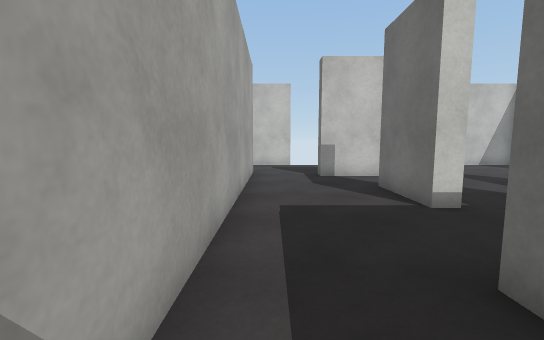
[1] (above)

20 first-person views from a walk through a scene from a Unity 3-D project. The camera is 1.3 m above the floor, tilts 6° down and sees 90° across. The floor is counted in squares, 1 m on a side. Each view is taken from the middle of a square. On the plan, view 1 faces up. The plan holds only what a view shows up to about 13 squares ahead; the rest is blank. The player is left out. Surface patterns are stand-ins for the level's own textures.

[2]
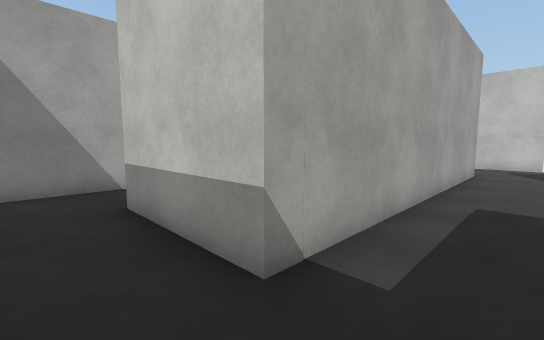

[3]
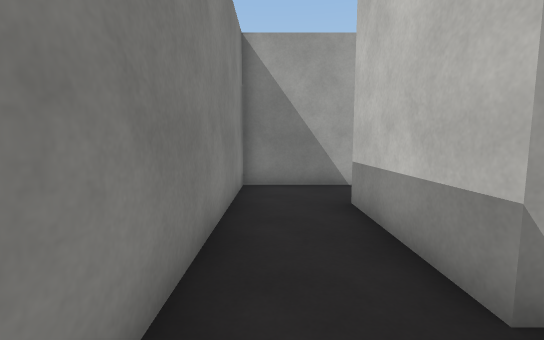

[4]
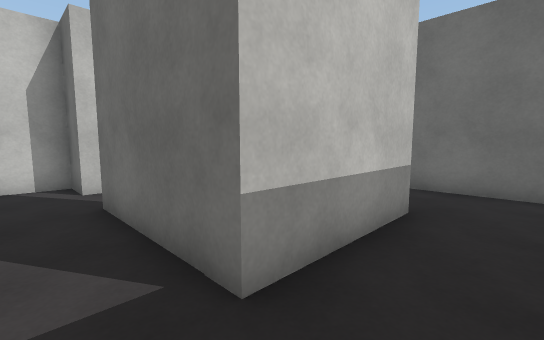

[5]
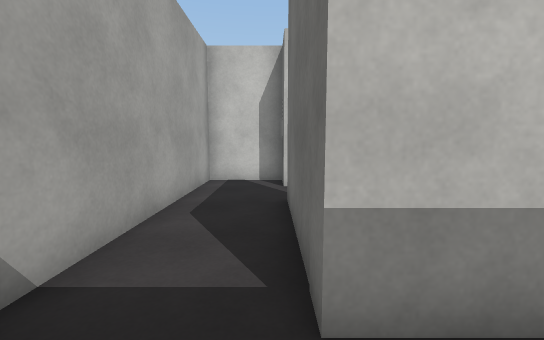

[6]
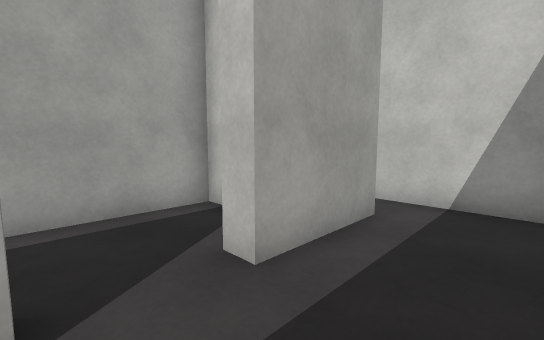

[7]
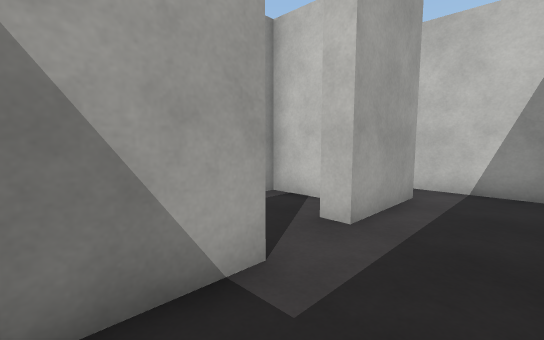

[8]
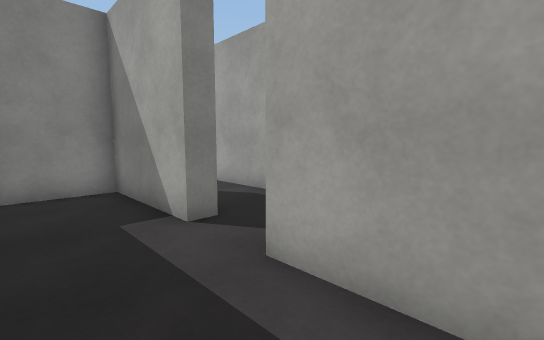

[9]
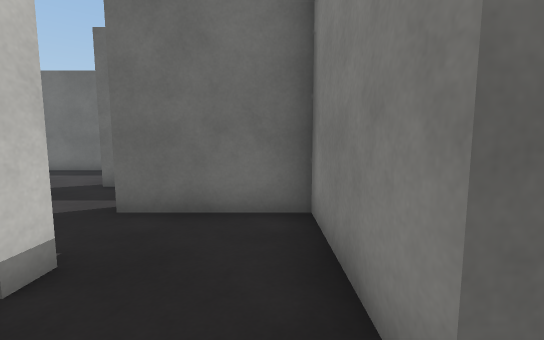

[10]
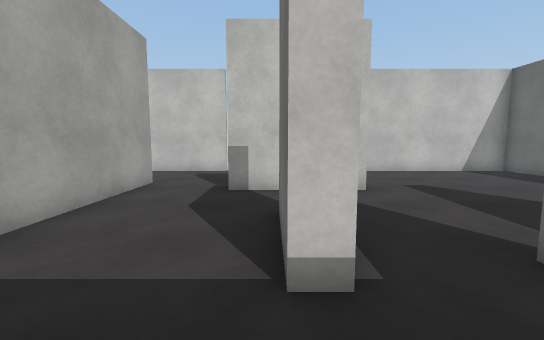

[11]
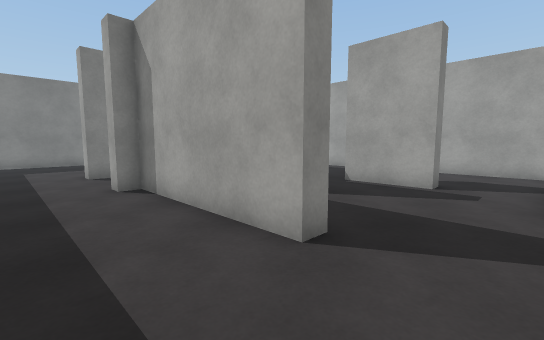

[12]
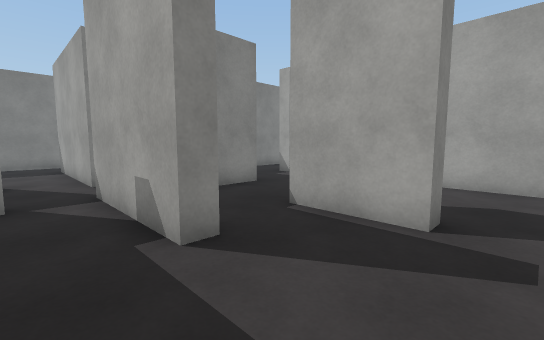

[13]
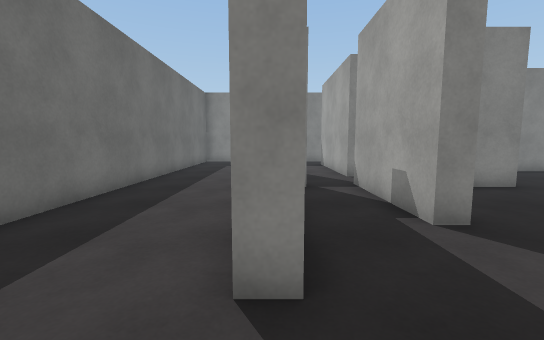

[14]
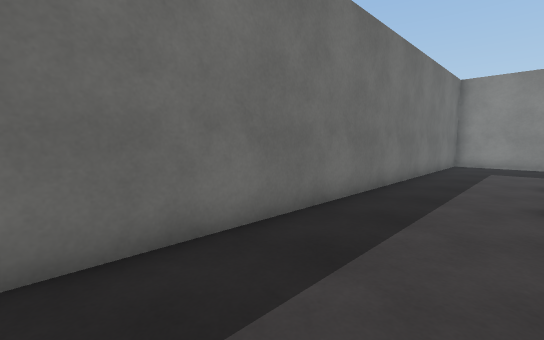

[15]
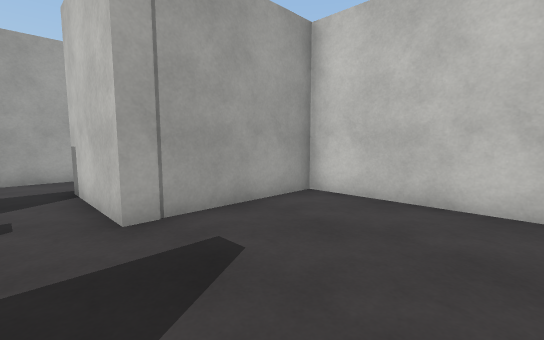

[16]
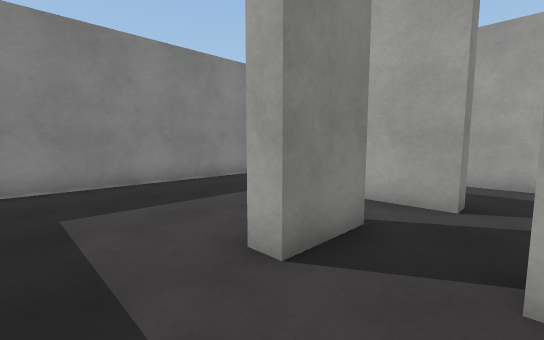

[17]
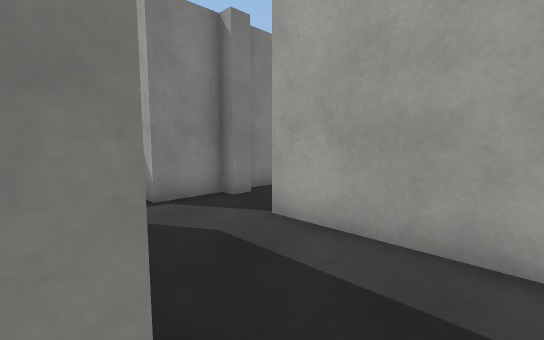

[18]
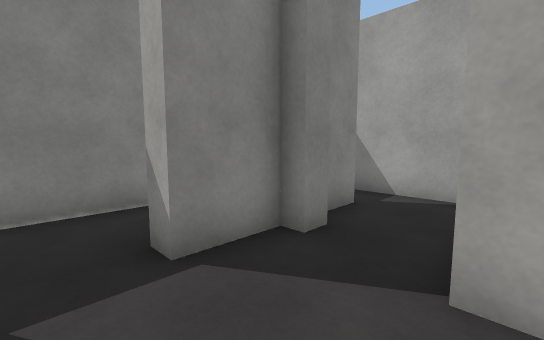

[19]
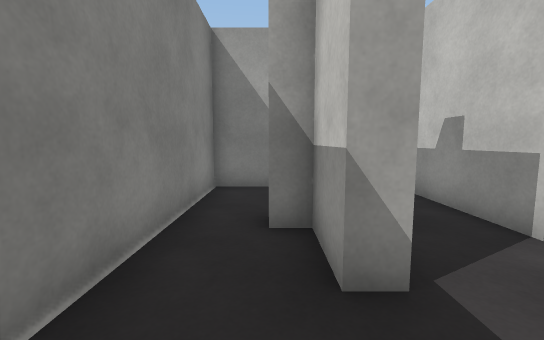

[20]
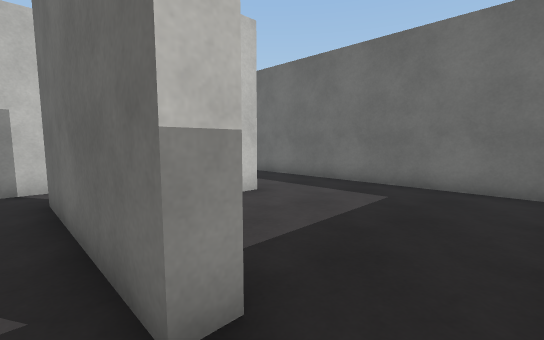

### Floor plan
Points are (right, up) in squares from view 1. A wall is a line through its corners. A room is listed if a view was taken in it or the views show most of it. See-through windows are left out.
Room 1 (views 1, 2, 3, 4, 5)
walls: (-0.8, 0.7) (-4.7, 0.7) (-4.7, 5); (2, -1.1) (2, 0.6); (-4.7, 6.8) (-4.7, 8.2) (-7.1, 8.2) (-7.1, -1.9) (0.2, -1.9)
ways out: opening at (-4.5, 6) to room 2; opening at (0.5, 1.5) to room 3
Room 2 (views 6, 7, 8)
walls: (-4.7, 5) (-4.1, 5) (-4.1, 1.3) (-1.9, 1.3); (-4.1, 9.8) (-4.1, 6.8) (-4.7, 6.8); (-1.9, 11) (-4.8, 11)
ways out: opening at (-4.5, 6) to room 1
Room 3 (views 9, 10)
walls: (3.7, 5.2) (3.1, 5.2) (3.1, 7.9); (2, 0.6) (2, 2.3) (5.9, 2.3) (5.9, 5.9); (-0.8, 9.6) (-0.8, 0.7)
ways out: opening at (0.5, 1.5) to room 1; opening at (3.5, 9) to room 4; opening at (5, 6) to room 4; opening at (0.5, 10.5)
Room 4 (views 11, 12, 13, 14, 15, 16, 17, 19)
walls: (5.9, 5.9) (6.5, 5.9) (6.5, 1.6); (8.6, 7.9) (9.3, 7.9) (9.3, 2.3) (9.9, 2.3) (9.9, 1.6); (5.6, 0) (6.2, 0) (6.2, -5.5) (5.6, -5.5); (8, -0.9) (9.9, -0.9) (9.9, -1.5) (9.4, -1.5); (3.1, 7.9) (3.7, 7.9) (3.7, 5.2); (13.2, 10.6) (13.2, 15) (5.5, 15) (5.5, 10.2) (2, 10.2); (5.4, -7.7) (12.1, -7.7); (13.2, -7.1) (13.2, 9.1)
ways out: opening at (3.5, 9) to room 3; opening at (5, 6) to room 3; opening at (6, 0.5) to room 5; opening at (6, -6.5) to room 6
Room 5 (view 18)
walls: (1.4, -4.3) (2, -4.3) (2, -4.8) (3.7, -4.8) (3.7, -5.5); (2.6, 1.1) (2.6, -2.4) (-0.8, -2.4); (5.6, -5.5) (5.6, 0); (-0.4, -4.8) (1.1, -4.8); (5.9, 1.7) (4.9, 1.7); (-1.8, -3.1) (-1.8, -5.5)
ways out: opening at (6, 0.5) to room 4; opening at (4.5, -5) to room 6; opening at (-1, -5) to room 7
Room 6 (view 20)
walls: (3.7, -5.5) (2, -5.5) (2, -6.1); (2.4, -7.7) (5.4, -7.7)
ways out: opening at (6, -6.5) to room 4; opening at (4.5, -5) to room 5; opening at (2, -7) to room 7
Room 7 (no view inside)
walls: (-1.8, -5.5) (-1.8, -7.7) (2.4, -7.7)
ways out: opening at (-1, -5) to room 5; opening at (2, -7) to room 6

Where each view was taken, in squares from view 1:
view 1: 0 up, 0 right, facing up
view 2: 1 down, 1 right, facing up-left
view 3: 1 down, 1 right, facing left
view 4: 1 down, 6 left, facing up-right
view 5: 1 down, 5 left, facing up
view 6: 5 up, 2 left, facing up-left
view 7: 3 up, 2 left, facing up-left
view 8: 9 up, 2 left, facing down-left
view 9: 3 up, 1 right, facing right
view 10: 3 up, 3 right, facing up
view 11: 10 up, 12 right, facing down-left
view 12: 9 up, 8 right, facing down-left
view 13: 10 up, 9 right, facing down
view 14: 9 up, 10 right, facing down-right
view 15: 9 up, 10 right, facing up-left
view 16: 1 up, 12 right, facing down-left
view 17: 1 up, 6 right, facing down-left
view 18: 2 down, 5 right, facing down-left
view 19: 6 down, 6 right, facing left
view 20: 7 down, 5 right, facing up-right
